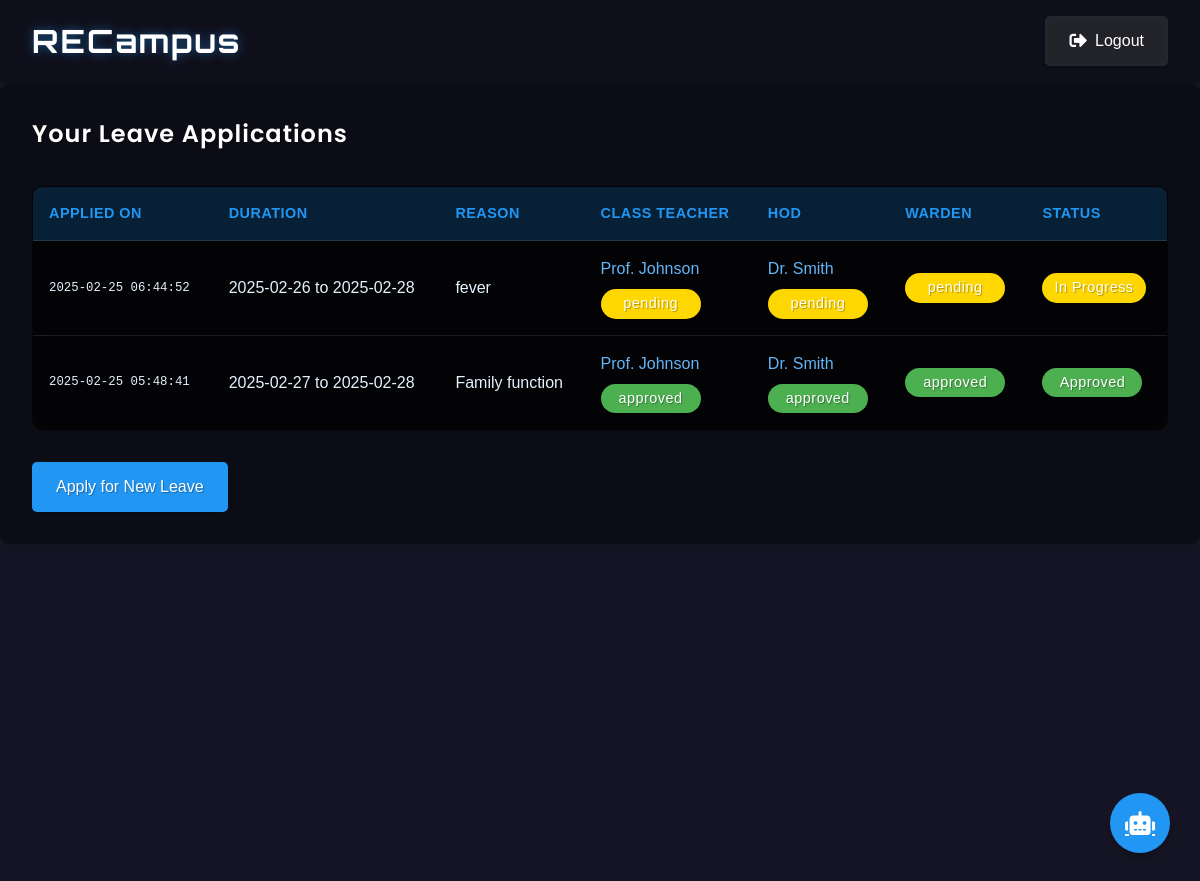
Screenshot of /leave/status (signed in) with the database file from the repository.
### tables this page shows
CREATE TABLE leave_application (
            id INTEGER PRIMARY KEY AUTOINCREMENT,
            student_id INTEGER NOT NULL,
            start_date DATE NOT NULL,
            end_date DATE NOT NULL,
            reason TEXT NOT NULL,
            class_teacher_status TEXT DEFAULT 'pending',
            hod_status TEXT DEFAULT 'pending',
            warden_status TEXT DEFAULT NULL,
            created_at TIMESTAMP DEFAULT CURRENT_TIMESTAMP,
            FOREIGN KEY (student_id) REFERENCES student (id)
        );

CREATE TABLE class_teacher (
            id INTEGER PRIMARY KEY AUTOINCREMENT,
            user_id INTEGER NOT NULL,
            name TEXT NOT NULL,
            department TEXT NOT NULL,
            FOREIGN KEY (user_id) REFERENCES user (id)
        );

CREATE TABLE hod (
            id INTEGER PRIMARY KEY AUTOINCREMENT,
            user_id INTEGER NOT NULL,
            name TEXT NOT NULL,
            department TEXT NOT NULL,
            FOREIGN KEY (user_id) REFERENCES user (id)
        );

### app.py (the view)
@app.route('/leave/status')
def leave_status():
    if 'user_id' not in session or session['role'] != 'student':
        flash('Please login as a student')
        return redirect('/login')
    db = get_db()
    cursor = db.cursor()
    applications = cursor.execute('''
        SELECT
            leave_application.*,
            student.name as student_name,
            student.student_type,
            class_teacher.name as teacher_name,
            hod.name as hod_name
        FROM leave_application
        JOIN student ON student.id = leave_application.student_id
        LEFT JOIN class_teacher ON class_teacher.department = student.department
        LEFT JOIN hod ON hod.department = student.department
        WHERE student.user_id = ?
        ORDER BY created_at DESC
    ''', (session['user_id'],)).fetchall()
    if not session.get('student_type'):
        student = cursor.execute('SELECT student_type FROM student WHERE user_id = ?',
                               (session['user_id'],)).fetchone()
        if student:
            session['student_type'] = student['student_type']
    db.close()
    return render_template('leave_status.html', applications=applications)

### app.py (called while the page is built)
def get_db():
    db = sqlite3.connect('campus_connect.db')
    db.row_factory = sqlite3.Row
    return db

### templates/leave_status.html (shortened to what this page needs)
{% extends "base.html" %}
{% block content %}
<div class="card">
    <h1 class="card-title">Your Leave Applications</h1>
    <table class="status-table">
        <thead>
            <tr>
                <th>Applied On</th>
                <th>Duration</th>
                <th>Reason</th>
                <th>Class Teacher</th>
                <th>HOD</th>
                {% if session.get('student_type') == 'hosteller' %}
                    <th>Warden</th>
                {% endif %}
                <th>Status</th>
            </tr>
        </thead>
        <tbody>
            {% for app in applications %}
            <tr>
                <td class="date-cell">{{ app.created_at }}</td>
                <td class="duration-cell">{{ app.start_date }} to {{ app.end_date }}</td>
                <td class="reason-cell">{{ app.reason }}</td>
                <td>
                    <div class="authority-cell">{{ app.teacher_name }}</div>
                    <span class="status-badge status-{{ app.class_teacher_status }}">
                        {{ app.class_teacher_status }}
                    </span>
                </td>
                <td>
                    <div class="authority-cell">{{ app.hod_name }}</div>
                    <span class="status-badge status-{{ app.hod_status }}">
                        {{ app.hod_status }}
                    </span>
                </td>
                {% if session.get('student_type') == 'hosteller' %}
                    <td>
                        <span class="status-badge status-{{ app.warden_status if app.warden_status else 'waiting' }}">
                            {{ app.warden_status if app.warden_status else 'waiting' }}
                        </span>
                    </td>
                {% endif %}
                <td>
                    {% if app.class_teacher_status == 'rejected' %}
                        <span class="status-badge status-rejected">Rejected by Class Teacher</span>
                    {% elif app.hod_status == 'rejected' %}
                        <span class="status-badge status-rejected">Rejected by HOD</span>
                    {% elif session.get('student_type') == 'hosteller' and app.warden_status == 'rejected' %}
                        <span class="status-badge status-rejected">Rejected by Warden</span>
                    {% elif session.get('student_type') == 'hosteller' and app.warden_status == 'approved' %}
                        <span class="status-badge status-approved">Approved</span>
                    {% elif session.get('student_type') == 'day_scholar' and app.hod_status == 'approved' %}
                        <span class="status-badge status-approved">Approved</span>
                    {% else %}
                        <span class="status-badge status-pending">In Progress</span>
                    {% endif %}
                </td>
            </tr>
            {% endfor %}
        </tbody>
    </table>
    <div class="action-buttons">
        <a href="{{ url_for('apply_leave') }}" class="btn">Apply for New Leave</a>
    </div>
</div>
{% endblock %}

### static/css/style.css (style rules this page uses)
:root { --primary-color: #1a73e8; --primary-dark: #1557b0; --primary-light: #e8f0fe; --background-color: #f8f9fa; --text-color: #202124; --border-color: #dadce0; --hover-color: #f1f3f4; --success-color: #34a853; --danger-color: #ea4335; --warning-color: #fbbc04; }
* { margin: 0; padding: 0; box-sizing: border-box; }
body { font-family: 'Segoe UI', Tahoma, Geneva, Verdana, sans-serif; background-color: var(--background-color); color: var(--text-color); line-height: 1.6; min-height: 100vh; }
.card { background-color: white; border-radius: 12px; box-shadow: 0 4px 12px rgba(0,0,0,0.05); padding: 2rem; margin-bottom: 2rem; transition: transform 0.3s ease; }
.card-title { font-size: 1.8rem; color: var(--primary-color); margin-bottom: 1.5rem; font-weight: 600; }
button, .btn { background-color: var(--primary-color); color: white; padding: 1rem 2rem; border: none; border-radius: 8px; cursor: pointer; font-size: 1.1rem; font-weight: 500; text-decoration: none; display: inline-block; transition: all 0.3s ease; text-align: center; }
table { width: 100%; border-collapse: separate; border-spacing: 0; margin: 1.5rem 0; background-color: white; border-radius: 12px; overflow: hidden; box-shadow: 0 4px 12px rgba(0,0,0,0.05); }
th, td { padding: 1.2rem; text-align: left; border-bottom: 1px solid var(--border-color); }
th { background-color: var(--primary-color); color: white; font-weight: 500; text-transform: uppercase; font-size: 0.9rem; letter-spacing: 0.5px; }
tr:last-child td { border-bottom: none; }
.status-badge { padding: 0.5rem 1rem; border-radius: 20px; font-weight: 500; text-align: center; display: inline-block; min-width: 100px; }
.status-pending { background-color: var(--warning-color); color: white; }
.status-approved { background-color: var(--success-color); color: white; }
.action-buttons { display: flex; gap: 0.8rem; }
.status-pending { background-color: var(--warning-color); }

### templates/leave_status.html (style rules this page uses)
.status-table { width: 100%; border-collapse: collapse; margin-top: 2rem; background: rgba(0, 0, 0, 0.6); backdrop-filter: blur(10px); border-radius: 10px; border: 1px solid rgba(33, 150, 243, 0.2); }
.status-table th, .status-table td { padding: 1rem; text-align: left; color: #E3F2FD; border-bottom: 1px solid rgba(255, 255, 255, 0.1); line-height: 1.5; }
.status-table th { background: rgba(33, 150, 243, 0.2); font-weight: 600; color: #2196F3; }
.duration-cell { color: #64B5F6; font-weight: 500; }
.reason-cell { color: #90CAF9; line-height: 1.4; }
.status-badge { padding: 0.25rem 0.75rem; border-radius: 15px; font-size: 0.9em; display: inline-block; font-weight: 500; box-shadow: 0 2px 5px rgba(0,0,0,0.2); letter-spacing: 0.5px; }
.status-pending { background: #ffd700; color: black; text-shadow: 0 0 5px rgba(255, 215, 0, 0.3); }
.status-approved { background: #4CAF50; color: white; text-shadow: 0 0 5px rgba(76, 175, 80, 0.3); }
.date-cell { color: #82B1FF; font-family: monospace; font-size: 0.95em; }
.authority-cell { color: #64B5F6; margin-bottom: 0.5rem; font-weight: 500; }
h1 { color: #2196F3; margin-bottom: 1rem; text-shadow: 0 2px 5px rgba(0,0,0,0.2); }
.action-buttons { margin-top: 2rem; display: flex; gap: 1rem; }
.btn { background: #2196F3; color: white; padding: 0.75rem 1.5rem; border-radius: 5px; text-decoration: none; transition: all 0.3s; box-shadow: 0 2px 5px rgba(0,0,0,0.2); }
.card { background: rgba(0, 0, 0, 0.4); padding: 2rem; border-radius: 10px; backdrop-filter: blur(10px); }
.card-title { color: #2196F3; font-size: 1.5rem; margin-bottom: 2rem; text-shadow: 0 2px 5px rgba(0,0,0,0.2); }

### rows the page displays
leave_application: created_at "2025-02-25 06:44:52", start_date "2025-02-26", end_date "2025-02-28", reason "fever", teacher_name "Prof. Johnson", class_teacher_status "pending", hod_name "Dr. Smith", hod_status "pending", warden_status "pending", shows "In Progress"
leave_application: created_at "2025-02-25 05:48:41", start_date "2025-02-27", end_date "2025-02-28", reason "Family function", teacher_name "Prof. Johnson", class_teacher_status "approved", hod_name "Dr. Smith", hod_status "approved", warden_status "approved", shows "Approved"
